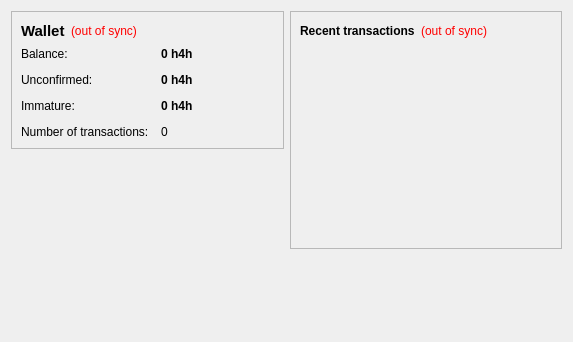
<?xml version="1.0" encoding="UTF-8"?>
<ui version="4.0">
 <class>OverviewPage</class>
 <widget class="QWidget" name="OverviewPage">
  <property name="geometry">
   <rect>
    <x>0</x>
    <y>0</y>
    <width>573</width>
    <height>342</height>
   </rect>
  </property>
  <property name="windowTitle">
   <string>Form</string>
  </property>
  <layout class="QHBoxLayout" name="horizontalLayout" stretch="1,1">
   <item>
    <layout class="QVBoxLayout" name="verticalLayout_2">
     <item>
      <widget class="QFrame" name="frame">
       <property name="frameShape">
        <enum>QFrame::StyledPanel</enum>
       </property>
       <property name="frameShadow">
        <enum>QFrame::Raised</enum>
       </property>
       <layout class="QVBoxLayout" name="verticalLayout_4">
        <item>
         <layout class="QHBoxLayout" name="horizontalLayout_4">
          <item>
           <widget class="QLabel" name="label_5">
            <property name="font">
             <font>
              <pointsize>11</pointsize>
              <weight>75</weight>
              <bold>true</bold>
             </font>
            </property>
            <property name="text">
             <string>Wallet</string>
            </property>
           </widget>
          </item>
          <item>
           <widget class="QLabel" name="labelWalletStatus">
            <property name="toolTip">
             <string>The displayed information may be out of date. Your wallet automatically synchronizes with the h4h1 network after a connection is established, but this process has not completed yet.</string>
            </property>
            <property name="styleSheet">
             <string notr="true">QLabel { color: red; }</string>
            </property>
            <property name="text">
             <string notr="true">(out of sync)</string>
            </property>
            <property name="alignment">
             <set>Qt::AlignLeading|Qt::AlignLeft|Qt::AlignVCenter</set>
            </property>
           </widget>
          </item>
          <item>
           <spacer name="horizontalSpacer_2">
            <property name="orientation">
             <enum>Qt::Horizontal</enum>
            </property>
            <property name="sizeHint" stdset="0">
             <size>
              <width>40</width>
              <height>20</height>
             </size>
            </property>
           </spacer>
          </item>
         </layout>
        </item>
        <item>
         <layout class="QFormLayout" name="formLayout_2">
          <property name="fieldGrowthPolicy">
           <enum>QFormLayout::AllNonFixedFieldsGrow</enum>
          </property>
          <property name="horizontalSpacing">
           <number>12</number>
          </property>
          <property name="verticalSpacing">
           <number>12</number>
          </property>
          <item row="0" column="0">
           <widget class="QLabel" name="label">
            <property name="text">
             <string>Balance:</string>
            </property>
           </widget>
          </item>
          <item row="0" column="1">
           <widget class="QLabel" name="labelBalance">
            <property name="font">
             <font>
              <weight>75</weight>
              <bold>true</bold>
             </font>
            </property>
            <property name="cursor">
             <cursorShape>IBeamCursor</cursorShape>
            </property>
            <property name="toolTip">
             <string>Your current balance</string>
            </property>
            <property name="text">
             <string notr="true">0 h4h</string>
            </property>
            <property name="textInteractionFlags">
             <set>Qt::LinksAccessibleByMouse|Qt::TextSelectableByKeyboard|Qt::TextSelectableByMouse</set>
            </property>
           </widget>
          </item>
          <item row="1" column="0">
           <widget class="QLabel" name="label_3">
            <property name="text">
             <string>Unconfirmed:</string>
            </property>
           </widget>
          </item>
          <item row="1" column="1">
           <widget class="QLabel" name="labelUnconfirmed">
            <property name="font">
             <font>
              <weight>75</weight>
              <bold>true</bold>
             </font>
            </property>
            <property name="cursor">
             <cursorShape>IBeamCursor</cursorShape>
            </property>
            <property name="toolTip">
             <string>Total of transactions that have yet to be confirmed, and do not yet count toward the current balance</string>
            </property>
            <property name="text">
             <string notr="true">0 h4h</string>
            </property>
            <property name="textInteractionFlags">
             <set>Qt::LinksAccessibleByMouse|Qt::TextSelectableByKeyboard|Qt::TextSelectableByMouse</set>
            </property>
           </widget>
          </item>
          <item row="3" column="0">
           <widget class="QLabel" name="label_2">
            <property name="text">
             <string>Number of transactions:</string>
            </property>
           </widget>
          </item>
          <item row="3" column="1">
           <widget class="QLabel" name="labelNumTransactions">
            <property name="toolTip">
             <string>Total number of transactions in wallet</string>
            </property>
            <property name="text">
             <string notr="true">0</string>
            </property>
           </widget>
          </item>
          <item row="2" column="0">
           <widget class="QLabel" name="labelImmatureText">
            <property name="text">
             <string>Immature:</string>
            </property>
           </widget>
          </item>
          <item row="2" column="1">
           <widget class="QLabel" name="labelImmature">
            <property name="font">
             <font>
              <weight>75</weight>
              <bold>true</bold>
             </font>
            </property>
            <property name="toolTip">
             <string>Mined balance that has not yet matured</string>
            </property>
            <property name="text">
             <string notr="true">0 h4h</string>
            </property>
            <property name="textInteractionFlags">
             <set>Qt::LinksAccessibleByMouse|Qt::TextSelectableByKeyboard|Qt::TextSelectableByMouse</set>
            </property>
           </widget>
          </item>
         </layout>
        </item>
       </layout>
      </widget>
     </item>
     <item>
      <spacer name="verticalSpacer">
       <property name="orientation">
        <enum>Qt::Vertical</enum>
       </property>
       <property name="sizeHint" stdset="0">
        <size>
         <width>20</width>
         <height>40</height>
        </size>
       </property>
      </spacer>
     </item>
    </layout>
   </item>
   <item>
    <layout class="QVBoxLayout" name="verticalLayout_3">
     <item>
      <widget class="QFrame" name="frame_2">
       <property name="frameShape">
        <enum>QFrame::StyledPanel</enum>
       </property>
       <property name="frameShadow">
        <enum>QFrame::Raised</enum>
       </property>
       <layout class="QVBoxLayout" name="verticalLayout">
        <item>
         <layout class="QHBoxLayout" name="horizontalLayout_2">
          <item>
           <widget class="QLabel" name="label_4">
            <property name="text">
             <string>&lt;b&gt;Recent transactions&lt;/b&gt;</string>
            </property>
           </widget>
          </item>
          <item>
           <widget class="QLabel" name="labelTransactionsStatus">
            <property name="toolTip">
             <string>The displayed information may be out of date. Your wallet automatically synchronizes with the h4h1 network after a connection is established, but this process has not completed yet.</string>
            </property>
            <property name="styleSheet">
             <string notr="true">QLabel { color: red; }</string>
            </property>
            <property name="text">
             <string notr="true">(out of sync)</string>
            </property>
            <property name="alignment">
             <set>Qt::AlignRight|Qt::AlignTrailing|Qt::AlignVCenter</set>
            </property>
           </widget>
          </item>
          <item>
           <spacer name="horizontalSpacer">
            <property name="orientation">
             <enum>Qt::Horizontal</enum>
            </property>
            <property name="sizeHint" stdset="0">
             <size>
              <width>40</width>
              <height>20</height>
             </size>
            </property>
           </spacer>
          </item>
         </layout>
        </item>
        <item>
         <widget class="QListView" name="listTransactions">
          <property name="styleSheet">
           <string notr="true">QListView { background: transparent; }</string>
          </property>
          <property name="frameShape">
           <enum>QFrame::NoFrame</enum>
          </property>
          <property name="verticalScrollBarPolicy">
           <enum>Qt::ScrollBarAlwaysOff</enum>
          </property>
          <property name="horizontalScrollBarPolicy">
           <enum>Qt::ScrollBarAlwaysOff</enum>
          </property>
          <property name="selectionMode">
           <enum>QAbstractItemView::NoSelection</enum>
          </property>
         </widget>
        </item>
       </layout>
      </widget>
     </item>
     <item>
      <spacer name="verticalSpacer_2">
       <property name="orientation">
        <enum>Qt::Vertical</enum>
       </property>
       <property name="sizeHint" stdset="0">
        <size>
         <width>20</width>
         <height>40</height>
        </size>
       </property>
      </spacer>
     </item>
    </layout>
   </item>
  </layout>
 </widget>
 <resources/>
 <connections/>
</ui>
